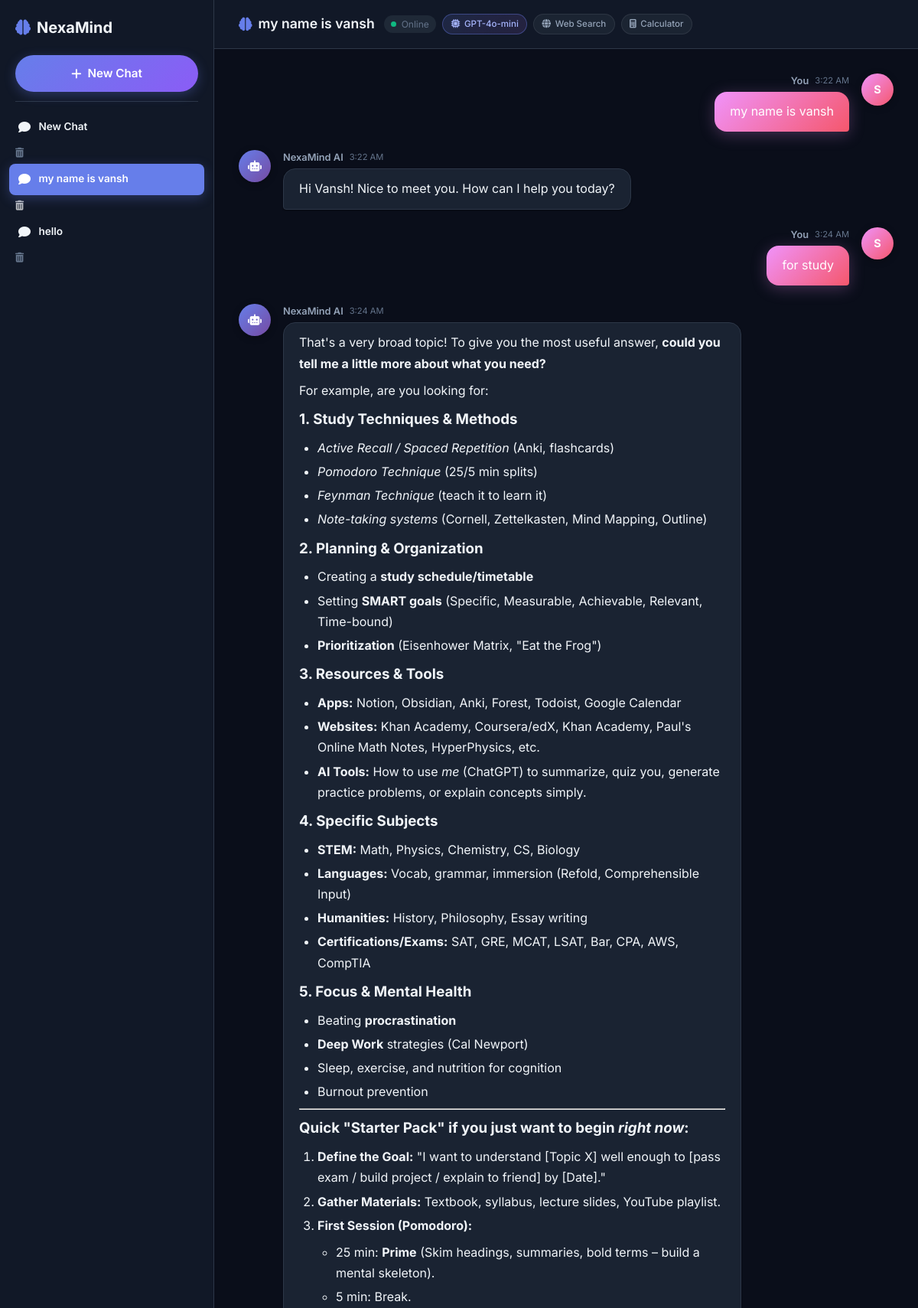
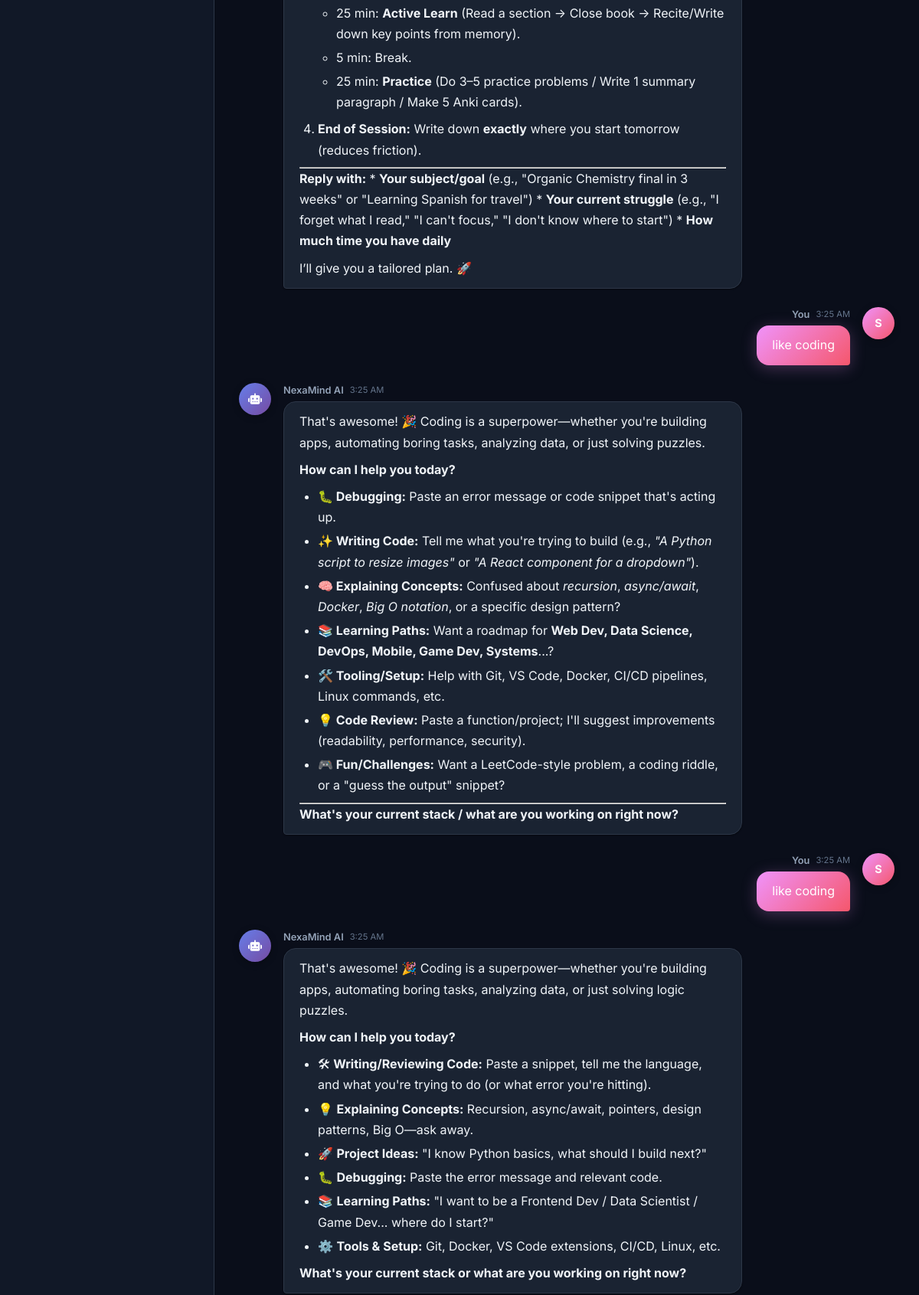
The page /chat/5/ (signed in, upper part) on the database its author committed (2 pictures, top to bottom).
### chating/models.py (models this page shows, shortened)
class Conversation(models.Model):
    user = models.ForeignKey(User, on_delete=models.CASCADE, related_name="conversations")
    title = models.CharField(max_length=100, default="New Chat")
    created_at = models.DateTimeField(auto_now_add=True)
    class Meta:
        ordering = ["-created_at"]  # newest chat first in the sidebar

class ChatMessage(models.Model):
    conversation = models.ForeignKey(Conversation, on_delete=models.CASCADE, related_name="messages")
    user_input = models.TextField()
    reply = models.TextField()
    created_at = models.DateTimeField(auto_now_add=True)
    class Meta:
        ordering = ["created_at"]  # oldest first, so chat reads top to bottom

### chating/views.py (the view, shortened to what this page needs)
# urls.py: path("chat/<int:conversation_id>/", views.chat_room, name="chat_room"),
@login_required
def chat_room(request, conversation_id):
    conversation = get_object_or_404(Conversation, id=conversation_id, user=request.user)
    conversations = Conversation.objects.filter(user=request.user)
    chat_history = conversation.messages.all()
    for chat in chat_history:
        chat.reply_html = render_ai_reply(chat.reply)
    return render(request, "chating/chat_room.html", {
        "conversation": conversation,
        "conversations": conversations,
        "chat_history": chat_history
    })

### chating/views.py (called while the page is built)
def render_ai_reply(raw_text: str) -> str:
    html = markdown.markdown(
        raw_text,
        extensions=["extra", "codehilite", "fenced_code", "toc"],
    )
    clean_html = bleach.clean(
        html,
        tags=ALLOWED_TAGS,
        attributes=ALLOWED_ATTRS,
        protocols=['http', 'https', 'mailto'],
        strip=True,          # remove disallowed tags instead of escaping them
    )
    return clean_html

### chating/templates/chating/chat_room.html (shortened to what this page needs)
{% extends 'main.html' %}
{% load static %}
{% block content %}
<div class="chat-layout">
    <aside class="sidebar" id="sidebar">
        <div class="sidebar-header">
            <a href="{% url 'home' %}" class="brand-link">
                <i class="fas fa-brain"></i>
                <span>NexaMind</span>
            </a>
        </div>
        <a href="{% url 'new_chat' %}" class="new-chat-btn sidebar-btn">
            <i class="fas fa-plus"></i> New Chat
        </a>
        <div class="sidebar-divider"></div>
        <div class="chat-list-container">
            <ul class="chat-list">
                {% for c in conversations %}
                    <li class="{% if c.id == conversation.id %}active{% endif %}">
                        <a href="{% url 'chat_room' c.id %}">
                            <i class="fas fa-comment"></i>
                            <span class="chat-title">{{ c.title|truncatechars:20 }}</span>
                        </a>
                        <form action="{% url 'delete_chat' c.id %}" method="post" class="delete-form" id="delete-form-{{ c.id }}">
                            <button type="button" class="delete-btn" onclick="openDeleteModal('{{ c.id }}')">
                                <i class="fas fa-trash-alt"></i>
                            </button>
                        </form>
                    </li>
                {% endfor %}
            </ul>
        </div>
    </aside>
    <main class="chat-main">
        <div class="chat-header">
            <div class="chat-header-left">
                <div class="chat-header-info">
                    <h2>
                        <i class="fas fa-brain"></i>
                        {{ conversation.title }}
                    </h2>
                    <div class="chat-badges">
                        <span class="chat-status">
                            <span class="status-dot"></span>
                            Online
                        </span>
                        <span class="chat-badge model-badge">
                            <i class="fas fa-microchip"></i> GPT-4o-mini
                        </span>
                        <span class="chat-badge tool-badge" title="Tavily Live Web Search Enabled">
                            <i class="fas fa-globe"></i> Web Search
                        </span>
                        <span class="chat-badge tool-badge" title="Math Calculator Enabled">
                            <i class="fas fa-calculator"></i> Calculator
                        </span>
                    </div>
                </div>
            </div>
        </div>
        <div class="chat-box" id="chatBox">
            {% for msg in chat_history %}
                <div class="message-wrapper user-message">
                    <div class="message-avatar">
                        <div class="avatar-circle" style="background: linear-gradient(135deg, #f093fb, #f5576c);">
                            {{ request.user.username|slice:":1"|upper }}
                        </div>
                    </div>
                    <div class="message-content">
                        <div class="message-header">
                            <span class="sender-name">You</span>
                            <span class="message-time">{{ msg.created_at|time:"g:i A" }}</span>
                        </div>
                        <div class="message-bubble user-bubble">
                            {{ msg.user_input }}
                        </div>
                    </div>
                </div>
                <div class="message-wrapper ai-message">
                    <div class="message-avatar">
                        <div class="avatar-circle" style="background: linear-gradient(135deg, #667eea, #764ba2);">
                            <i class="fas fa-robot"></i>
                        </div>
                    </div>
                    <div class="message-content">
                        <div class="message-header">
                            <span class="sender-name">NexaMind AI</span>
                            <span class="message-time">{{ msg.created_at|time:"g:i A" }}</span>
                        </div>
                        <div class="message-bubble ai-bubble">
                            {{ msg.reply_html|safe }}
                        </div>
                    </div>
                </div>
            {% endfor %}
        </div>
    </main>
</div>
{% endblock %}

### rows shown on the page
Conversation: title "New Chat"
Conversation: title "my name is vansh"
Conversation: title "hello"
ChatMessage: created_at "3:22 AM", user_input "my name is vansh", reply_html "Hi Vansh! Nice to meet you. How can I help you today?"
ChatMessage: created_at "3:24 AM", user_input "for study", reply_html "That's a very broad topic! To give you the most useful answer, could you tell me a little more about what you need? For example, are you looking for: 1. Study Techniques & Methods Active Recall / Spaced Repetition (Anki, flashcards) Pomodoro Technique (25/5 min splits) Feynman Technique (teach it to learn it) Note-taking systems (Cornell, Zettelkasten, Mind Mapping, Outline) 2. Planning & Organization Creating a study schedule/timetable Setting SMART goals (Specific, Measurable, Achievable, Relevant, Time-bound) Prioritization (Eisenhower Matrix, \"Eat the Frog\") 3. Resources & Tools Apps: Notion, Obsidian, Anki, Forest, Todoist, Google Calendar Websites: Khan Academy, Coursera/edX, Khan…"
ChatMessage: created_at "3:25 AM", user_input "like coding", reply_html "That's awesome! 🎉 Coding is a superpower—whether you're building apps, automating boring tasks, analyzing data, or just solving puzzles. How can I help you today? 🐛 Debugging: Paste an error message or code snippet that's acting up. ✨ Writing Code: Tell me what you're trying to build (e.g., \"A Python script to resize images\" or \"A React component for a dropdown\" ). 🧠 Explaining Concepts: Confused about recursion , async/await , Docker , Big O notation , or a specific design pattern? 📚 Learning Paths: Want a roadmap for Web Dev, Data Science, DevOps, Mobile, Game Dev, Systems ...? 🛠️ Tooling/Setup: Help with Git, VS Code, Docker, CI/CD pipelines, Linux commands, etc. 💡 Code Review: Paste a…"
ChatMessage: created_at "3:25 AM", user_input "like coding", reply_html "That's awesome! 🎉 Coding is a superpower—whether you're building apps, automating boring tasks, analyzing data, or just solving logic puzzles. How can I help you today? 🛠 Writing/Reviewing Code: Paste a snippet, tell me the language, and what you're trying to do (or what error you're hitting). 💡 Explaining Concepts: Recursion, async/await, pointers, design patterns, Big O—ask away. 🚀 Project Ideas: \"I know Python basics, what should I build next?\" 🐛 Debugging: Paste the error message and relevant code. 📚 Learning Paths: \"I want to be a Frontend Dev / Data Scientist / Game Dev... where do I start?\" ⚙️ Tools & Setup: Git, Docker, VS Code extensions, CI/CD, Linux, etc. What's your current…"

### other values the page prints
{{ request.user.username|slice:":1"|upper }} "S"
